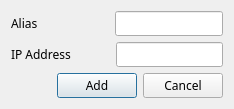
<?xml version="1.0" encoding="UTF-8"?>
<ui version="4.0">
 <class>addBuddyScreen</class>
 <widget class="QDialog" name="addBuddyScreen">
  <property name="windowModality">
   <enum>Qt::ApplicationModal</enum>
  </property>
  <property name="geometry">
   <rect>
    <x>0</x>
    <y>1</y>
    <width>234</width>
    <height>105</height>
   </rect>
  </property>
  <property name="sizePolicy">
   <sizepolicy hsizetype="Fixed" vsizetype="Fixed">
    <horstretch>0</horstretch>
    <verstretch>0</verstretch>
   </sizepolicy>
  </property>
  <property name="font">
   <font>
    <family>Sans Serif</family>
   </font>
  </property>
  <property name="windowTitle">
   <string>Dialog</string>
  </property>
  <property name="windowIcon">
   <iconset resource="resources/slm_resources.qrc">
    <normaloff>:/icons/SLM_Logo</normaloff>:/icons/SLM_Logo</iconset>
  </property>
  <layout class="QVBoxLayout" name="verticalLayout">
   <item>
    <layout class="QHBoxLayout" name="horizontalLayout_2">
     <item>
      <widget class="QLabel" name="L_buddyAliasLabel">
       <property name="text">
        <string>Alias</string>
       </property>
      </widget>
     </item>
     <item>
      <spacer name="horizontalSpacer_2">
       <property name="orientation">
        <enum>Qt::Horizontal</enum>
       </property>
       <property name="sizeHint" stdset="0">
        <size>
         <width>40</width>
         <height>20</height>
        </size>
       </property>
      </spacer>
     </item>
     <item>
      <widget class="QLineEdit" name="L_buddyAliasLine"/>
     </item>
    </layout>
   </item>
   <item>
    <layout class="QHBoxLayout" name="horizontalLayout_3">
     <item>
      <widget class="QLabel" name="L_buddyIPAddressLabel">
       <property name="text">
        <string>IP Address</string>
       </property>
      </widget>
     </item>
     <item>
      <spacer name="horizontalSpacer_3">
       <property name="orientation">
        <enum>Qt::Horizontal</enum>
       </property>
       <property name="sizeHint" stdset="0">
        <size>
         <width>40</width>
         <height>20</height>
        </size>
       </property>
      </spacer>
     </item>
     <item>
      <widget class="QLineEdit" name="L_buddyIPAddressLine"/>
     </item>
    </layout>
   </item>
   <item>
    <layout class="QHBoxLayout" name="horizontalLayout">
     <item>
      <spacer name="horizontalSpacer">
       <property name="orientation">
        <enum>Qt::Horizontal</enum>
       </property>
       <property name="sizeHint" stdset="0">
        <size>
         <width>40</width>
         <height>20</height>
        </size>
       </property>
      </spacer>
     </item>
     <item>
      <widget class="QPushButton" name="L_addBuddyButton">
       <property name="text">
        <string>Add</string>
       </property>
      </widget>
     </item>
     <item>
      <widget class="QPushButton" name="L_cancelAddBuddyButton">
       <property name="text">
        <string>Cancel</string>
       </property>
      </widget>
     </item>
    </layout>
   </item>
  </layout>
 </widget>
 <resources>
  <include location="resources/slm_resources.qrc"/>
 </resources>
 <connections/>
</ui>
